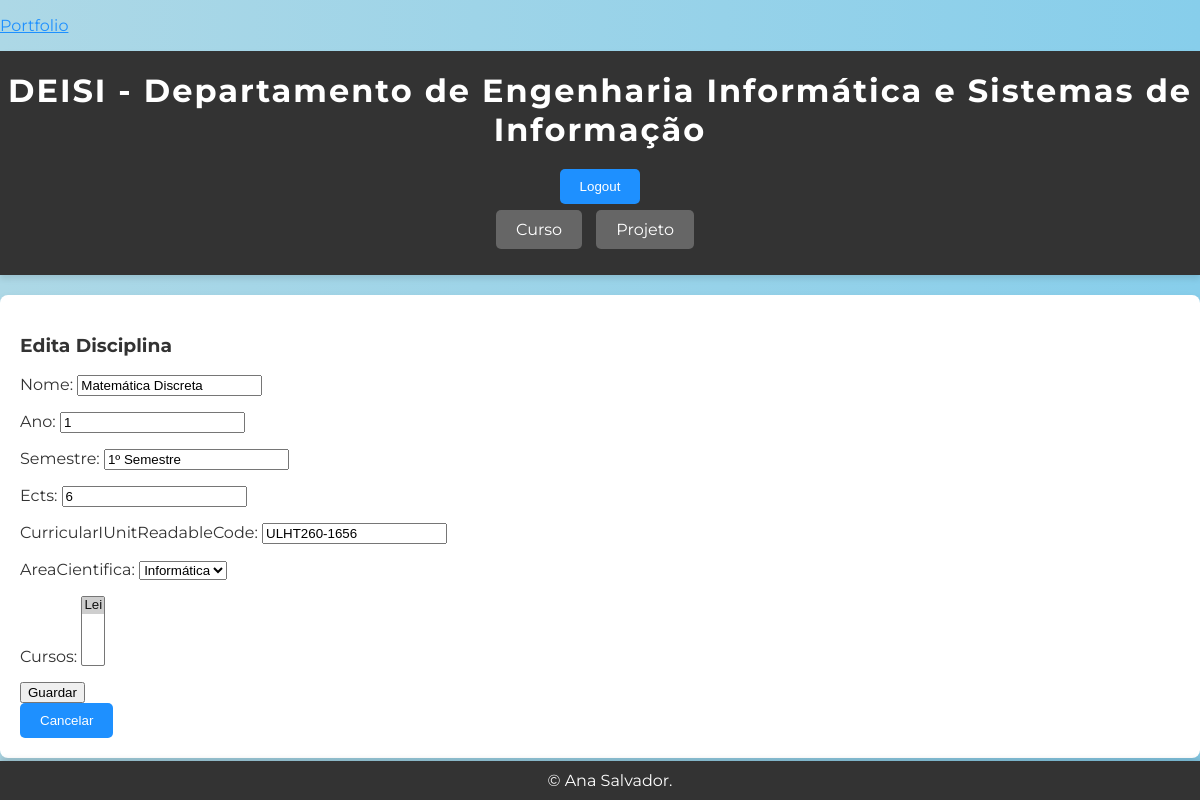
Screenshot of /curso/edita_disciplina/4/ (signed in) with the database file from the repository.
### curso/models.py (models this page shows, shortened)
class Disciplina(models.Model):
    nome = models.CharField(max_length= 100)
    ano = models.IntegerField(default=None)
    semestre = models.CharField(max_length= 100)
    ects = models.IntegerField(default=None)
    curricularIUnitReadableCode= models.CharField(max_length= 255)
    areaCientifica= models.ForeignKey(Area_cientifica, on_delete=models.CASCADE)
    cursos = models.ManyToManyField(Curso, related_name="disciplinas")

class Area_cientifica(models.Model):
    nome= models.CharField(max_length= 100)
    def __str__(self):
        return self.nome

class Curso(models.Model):
    nome= models.CharField(max_length= 100)
    apresentacao= models.CharField(max_length= 500)
    objetivo= models.CharField(max_length= 255)
    competencia= models.CharField(max_length= 255)
    def __str__(self):
         return self.nome

### curso/views.py (the view)
# urls.py: path('edita_disciplina/<int:disciplina_id>/', views.edita_disciplina_view, name='edita_disciplina'),
@login_required
def edita_disciplina_view(request, disciplina_id):
    disciplina = Disciplina.objects.get(id=disciplina_id)
    if request.method == 'POST':
        form = DisciplinaForm(request.POST, request.FILES, instance=disciplina)
        if form.is_valid():
            form.save()
            return redirect('curso:disciplina', disciplina_id=disciplina.id)
    else:
        form = DisciplinaForm(instance=disciplina)
    context = {'form': form, 'disciplina': disciplina}
    return render(request, 'curso/edita_disciplina.html', context)

### curso/forms.py
class DisciplinaForm(forms.ModelForm):
  class Meta:
    model = Disciplina
    fields = '__all__'

### curso/templates/curso/edita_disciplina.html (shortened to what this page needs)
{% extends 'curso/layout.html' %}
{% block content %}
    <h3>Edita Disciplina</h3>
    <form action="{% url 'curso:edita_disciplina' disciplina.id %}" method="post" enctype='multipart/form-data'>
        {{ form.as_p }}
        <input type="submit" value="Guardar">
    </form>
    <button type="button" onclick="window.history.back()">Cancelar</button>
{% endblock %}

### curso/static/curso/estilo.css (style rules this page uses)
body { background: linear-gradient(to right, #add8e6, #87ceeb); margin: 0; padding: 0; font-family: 'Montserrat', sans-serif; color: #333; }
button, .btn-primary { background-color: #1e90ff; color: #fff; border: none; padding: 10px 20px; border-radius: 5px; cursor: pointer; transition: background-color 0.3s ease, transform 0.3s ease; }

### rows the page displays
Disciplina: nome "Matemática Discreta", ano "1", semestre "1º Semestre", ects "6", curricularIUnitReadableCode "ULHT260-1656", areaCientifica "Informática"
